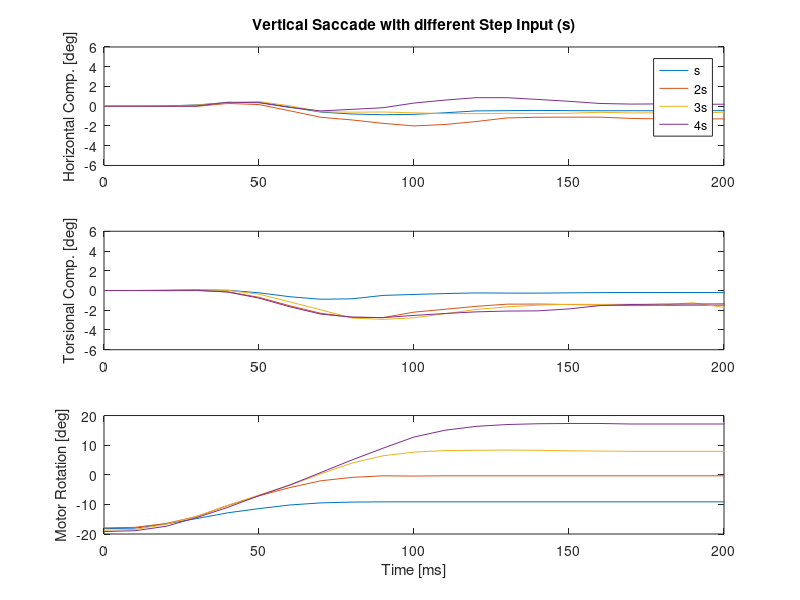
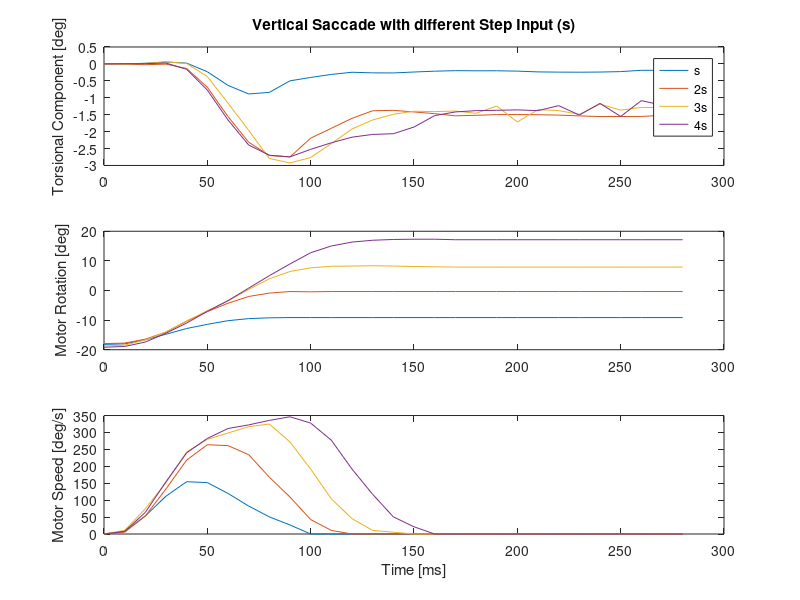
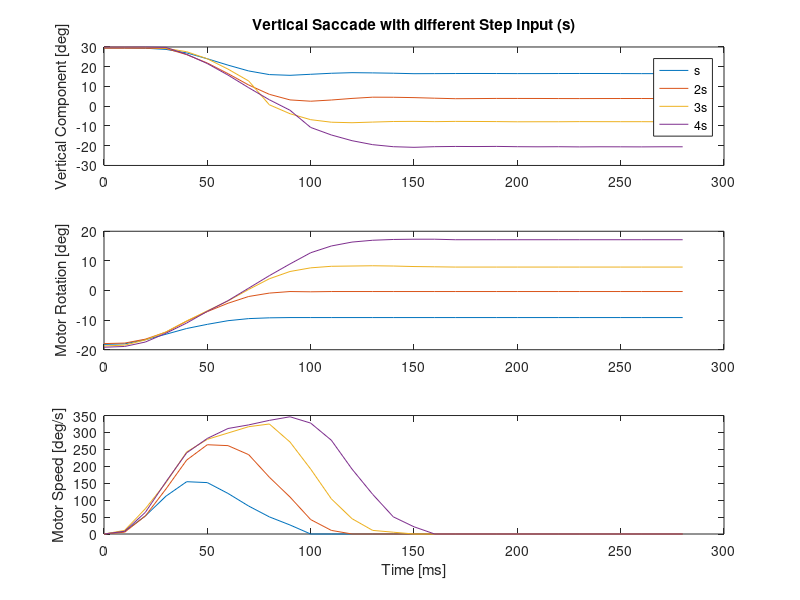

Reproduce these figures in MATLAB, in order.
%% Load data
clear all;
data = load('LTI_dyn_step_100.txt');
data2 = load('LTI_dyn_step_200.txt');
data3 = load('LTI_dyn_step_300.txt');
data4 = load('LTI_dyn_step_400.txt');

t=0:10:1000;

M=data(:,1:3)-512; M2=data2(:,1:3)-512; M3=data3(:,1:3)-512; M4=data4(:,1:3)-512;
M(:,3)=-M(:,3); M2(:,3)=-M2(:,3); M3(:,3)=-M3(:,3); M4(:,3)=-M4(:,3); %passa para positivo
MM=M*90/1024; MM2=M2*90/1024; MM3=M3*90/1024; MM4=M4*90/1024; %Change motor data to deg

%-----------CONVERT VELOCITY TO deg/sec----------------------------
V=data(:,4:6); V2=data2(:,4:6); V3=data3(:,4:6); V4=data4(:,4:6);
i=1;
aux=size(V(:,1));
while i<aux(1,1)
    if(V(i,3)>500)
        V(i,3)=V(i,3)-1024;
    end
    i=i+1;
end
VV=V*0.111*6; %para converter para deg/sec
i=1;
aux=size(V2(:,1));
while i<aux(1,1)
    if(V2(i,3)>500)
        V2(i,3)=V2(i,3)-1024;
    end
    i=i+1;
end
VV2=V2*0.111*6; %para converter para deg/sec
i=1;
aux=size(V3(:,1));
while i<aux(1,1)
    if(V3(i,3)>500)
        V3(i,3)=V3(i,3)-1024;
    end
    i=i+1;
end
VV3=V3*0.111*6; %para converter para deg/sec
i=1;
aux=size(V4(:,1));
while i<aux(1,1)
    if(V4(i,3)>500)
        V4(i,3)=V4(i,3)-1024;
    end
    i=i+1;
end
VV4=V4*0.111*6; %para converter para deg/sec

X = data(:,11:13); X2 = data2(:,11:13); X3 = data3(:,11:13); X4 = data4(:,11:13);    
nn=size(X(:,1));
t=0:10:(10*(nn(1,1)-1));

%REMOVE MEANS
X(:,3)=X(:,3)-X(1,3); X2(:,3)=X2(:,3)-X2(1,3); X3(:,3)=X3(:,3)-X3(1,3); X4(:,3)=X4(:,3)-X4(1,3);
X(:,1)=X(:,1)-X(1,1); X2(:,1)=X2(:,1)-X2(1,1); X3(:,1)=X3(:,1)-X3(1,1); X4(:,1)=X4(:,1)-X4(1,1);

figure(1); clf;
subplot(3,1,1)
plot(t,X(1:nn(1,1),3),'Displayname', 's'); hold on; plot(t,X2(1:nn(1,1),3),'Displayname', '2s'); 
plot(t,X3(1:nn(1,1),3),'Displayname', '3s'); plot(t,X4(1:nn(1,1),3),'Displayname', '4s');
axis([0 200 -6 6])
ylabel('Horizontal Comp. [deg]');
title('Vertical Saccade with different Step Input (s)');
legend('show')

subplot(3,1,2)
%plot(t,MM(1:nn(1,1),1),'Displayname', 's'); hold on;
%plot(t,MM2(1:nn(1,1),1),'Displayname', '2*s')
%plot(t,MM3(1:nn(1,1),1),'Displayname', '3*s')
%plot(t,MM4(1:nn(1,1),1),'Displayname', '4*s')
%ylabel('Motor Rotation [deg]');
%legend('show
plot(t,X(1:nn(1,1),1),'Displayname', 's'); hold on; plot(t,X2(1:nn(1,1),1),'Displayname', '2s'); 
plot(t,X3(1:nn(1,1),1),'Displayname', '3s'); plot(t,X4(1:nn(1,1),1),'Displayname', '4s');
axis([0 200 -6 6])
ylabel('Torsional Comp. [deg]');
%title('Vertical Saccade with different Step Input (s)');
%legend('show')

subplot(3,1,3)
%plot(t,VV(1:nn(1,1),1),'Displayname', 'vel 135'); hold on;
%plot(t,VV2(1:nn(1,1),1),'Displayname', 'vel 265')
%plot(t,VV3(1:nn(1,1),1),'Displayname', 'vel 340')
%plot(t,VV4(1:nn(1,1),1),'Displayname', 'vel 680')
%ylabel('Motor Speed [deg/s]'); 
%legend('show')
plot(t,MM(1:nn(1,1),1),'Displayname', 's'); hold on;
plot(t,MM2(1:nn(1,1),1),'Displayname', '2*s')
plot(t,MM3(1:nn(1,1),1),'Displayname', '3*s')
plot(t,MM4(1:nn(1,1),1),'Displayname', '4*s')
ylabel('Motor Rotation [deg]');
xlabel('Time [ms]');
axis([0 200 -20 20])
%legend('show')

figure(2); clf;
subplot(3,1,1)
plot(t,X(1:nn(1,1),1),'Displayname', 's'); hold on; plot(t,X2(1:nn(1,1),1),'Displayname', '2s'); 
plot(t,X3(1:nn(1,1),1),'Displayname', '3s'); plot(t,X4(1:nn(1,1),1),'Displayname', '4s');
%axis([0 300 -3 3])
ylabel('Torsional Component [deg]');
title('Vertical Saccade with different Step Input (s)');
legend('show')

subplot(3,1,2)
plot(t,MM(1:nn(1,1),1),'Displayname', 's'); hold on;
plot(t,MM2(1:nn(1,1),1),'Displayname', '2*s')
plot(t,MM3(1:nn(1,1),1),'Displayname', '3*s')
plot(t,MM4(1:nn(1,1),1),'Displayname', '4*s')
ylabel('Motor Rotation [deg]');
%legend('show')

subplot(3,1,3)
plot(t,VV(1:nn(1,1),1),'Displayname', 'vel 135'); hold on;
plot(t,VV2(1:nn(1,1),1),'Displayname', 'vel 265')
plot(t,VV3(1:nn(1,1),1),'Displayname', 'vel 340')
plot(t,VV4(1:nn(1,1),1),'Displayname', 'vel 680')
ylabel('Motor Speed [deg/s]');
xlabel('Time [ms]'); 
%legend('show')

figure(3); clf;
subplot(3,1,1)
plot(t,X(1:nn(1,1),2),'Displayname', 's'); hold on; plot(t,X2(1:nn(1,1),2),'Displayname', '2s'); 
plot(t,X3(1:nn(1,1),2),'Displayname', '3s'); plot(t,X4(1:nn(1,1),2),'Displayname', '4s');
%axis([0 300 -3 3])
ylabel('Vertical Component [deg]');
title('Vertical Saccade with different Step Input (s)');
legend('show')

subplot(3,1,2)
plot(t,MM(1:nn(1,1),1),'Displayname', 's'); hold on;
plot(t,MM2(1:nn(1,1),1),'Displayname', '2*s')
plot(t,MM3(1:nn(1,1),1),'Displayname', '3*s')
plot(t,MM4(1:nn(1,1),1),'Displayname', '4*s')
ylabel('Motor Rotation [deg]');
%legend('show')

subplot(3,1,3)
plot(t,VV(1:nn(1,1),1),'Displayname', 'vel 135'); hold on;
plot(t,VV2(1:nn(1,1),1),'Displayname', 'vel 265')
plot(t,VV3(1:nn(1,1),1),'Displayname', 'vel 340')
plot(t,VV4(1:nn(1,1),1),'Displayname', 'vel 680')
ylabel('Motor Speed [deg/s]');
xlabel('Time [ms]'); 
%legend('show')
